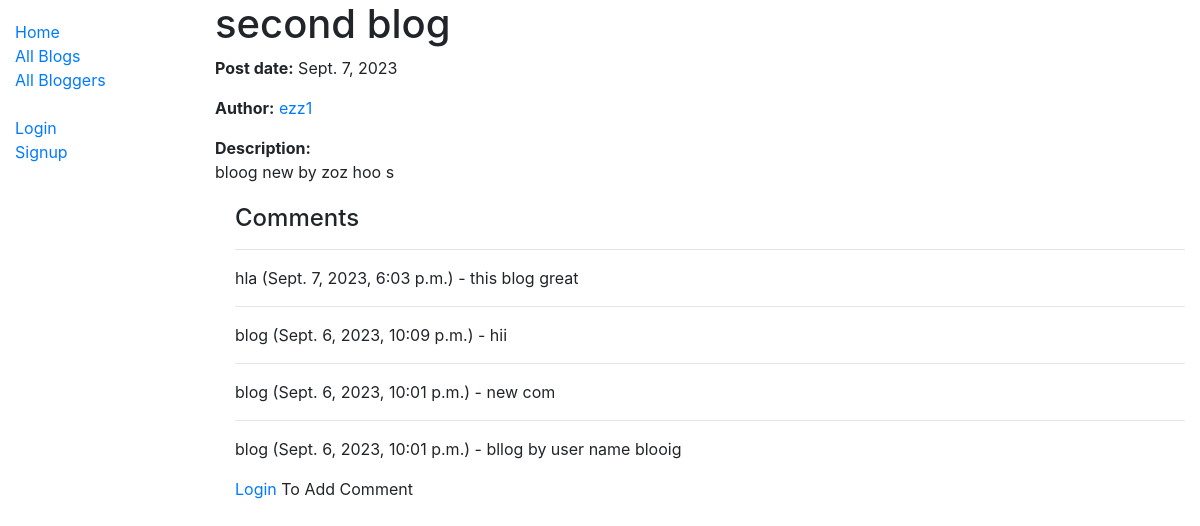
Page /blog/2 on the committed database.
### blog/models.py (models this page shows, shortened)
class Blog(models.Model):
    blog_name = models.CharField(max_length=200)
    author = models.ForeignKey(BlogAuthor, on_delete=models.SET_NULL, null=True)
    description = models.TextField(max_length=150, help_text="Enter your blog text here.")
    post_date = models.DateField(default=date.today())
    class Meta:
        ordering = ['-post_date']

class BlogAuthor(models.Model):
    user = models.OneToOneField(User, on_delete=models.SET_NULL, null=True)
    bio = models.TextField(max_length=400, help_text="Enter your bio details here.")
    def __str__(self):
        return self.user.username

class BlogComment(models.Model):
    blog = models.ForeignKey(Blog, on_delete=models.CASCADE)
    author = models.ForeignKey(User, on_delete=models.SET_NULL, null=True)
    description = models.CharField(max_length=100, help_text='Enter comment about blog here', verbose_name='Comment')
    post_date = models.DateTimeField(auto_now=True, null=True, blank=True)
    class Meta:
        ordering = ['-post_date']

### blog/views.py (the view)
# urls.py: path('<int:pk>', views.BlogDetailView.as_view(), name='blog-detail'),
class BlogDetailView(DetailView):
    model = Blog
    template_name = 'blog/blog_details.html'

### blog/templates/blog/blog_details.html
{% extends 'base.html' %}
{% block content %}
    <h1>{{blog.blog_name}}</h1>
    <p><strong>Post date:</strong> {{blog.post_date}}</p>
    <p><strong>Author:</strong> <a href="{% url 'blogger-detail' blog.author.pk %}">{{blog.author}}</a></p>
    <strong>Description:</strong>
    <p>{{blog.description}}</p>
    <div style="margin-left: 20px; margin-top: 20px;">
        <h4>Comments</h4>
        {% for comment in blog.blogcomment_set.all %}
            <hr>
            <p>{{comment.author}} ({{comment.post_date}}) - {{comment.description}}</p>
        {% endfor %}
        {% if user.is_authenticated %}
            <a href="{% url 'create-comment' blog.pk %}">Add a new comment</a>
        {% else %}
            <a href="{% url 'login' %}?next={{request.path}}">Login</a> To Add Comment
        {% endif %}
    </div>
{% endblock %}

### blog/templates/base.html (shortened to what this page needs)
<!DOCTYPE html>
<html lang="en">
<head>
    <link rel="stylesheet" href="https://stackpath.bootstrapcdn.com/bootstrap/4.5.2/css/bootstrap.min.css">
    {% load static %}
    <link rel="stylesheet" href="{% static 'css/style.css' %}">
</head>
<body>
    <div class="container-fluid">
        <div class="row">
            <div class="col-sm-2">
                {% block sidebar %}
                    <ul class="sidebar-nav">
                        <li><a href="{% url 'home' %}">Home</a></li>
                        <li><a href="{% url 'blogs-list' %}">All Blogs</a></li>
                        <li><a href="{% url 'bloggers-list' %}">All Bloggers</a></li>
                        <br>
                        {% if user.is_authenticated %}
                            <li>User: {{user.get_username}}</li>
                            <li><a href="{% url 'logout' %}">Logout</a></li>
                        {% else %}
                            <li><a href="{% url 'login' %}">Login</a></li>
                            <li><a href="{% url 'signup' %}">Signup</a></li>
                        {% endif  %}
                    </ul>
                {% endblock %}
            </div>
            <div class="col-sm-10">{% block content %}{% endblock %}</div>
        </div>
    </div>
</body>
</html>

### static/css/style.css (style rules this page uses)
.sidebar-nav { margin-top: 20px; padding: 0; list-style: none; color: black; }

### rows in the picture
Blog: blog_name "second blog", post_date "Sept. 7, 2023", author "ezz1", description "bloog new by zoz hoo s"
BlogComment: author "hla", post_date "Sept. 7, 2023, 6:03 p.m.", description "this blog great"
BlogComment: author "blog", post_date "Sept. 6, 2023, 10:09 p.m.", description "hii"
BlogComment: author "blog", post_date "Sept. 6, 2023, 10:01 p.m.", description "new com"
BlogComment: author "blog", post_date "Sept. 6, 2023, 10:01 p.m.", description "bllog by user name blooig"
